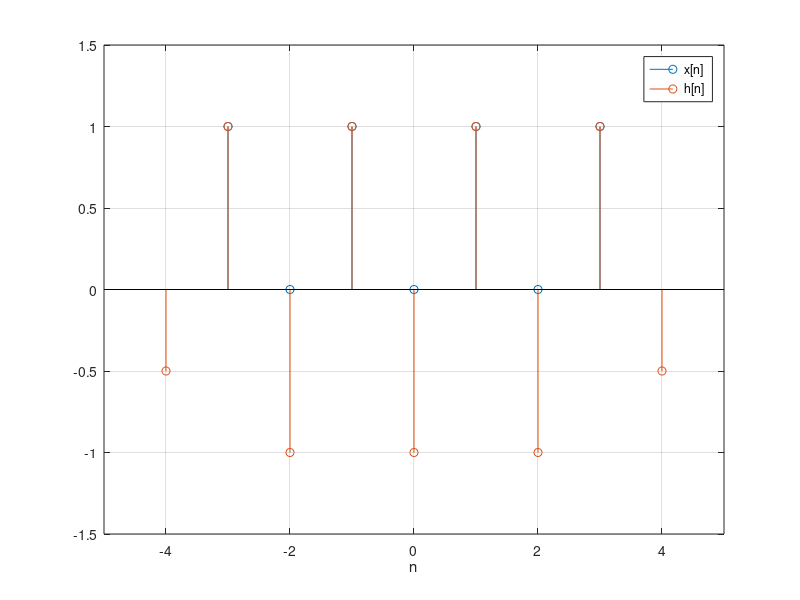
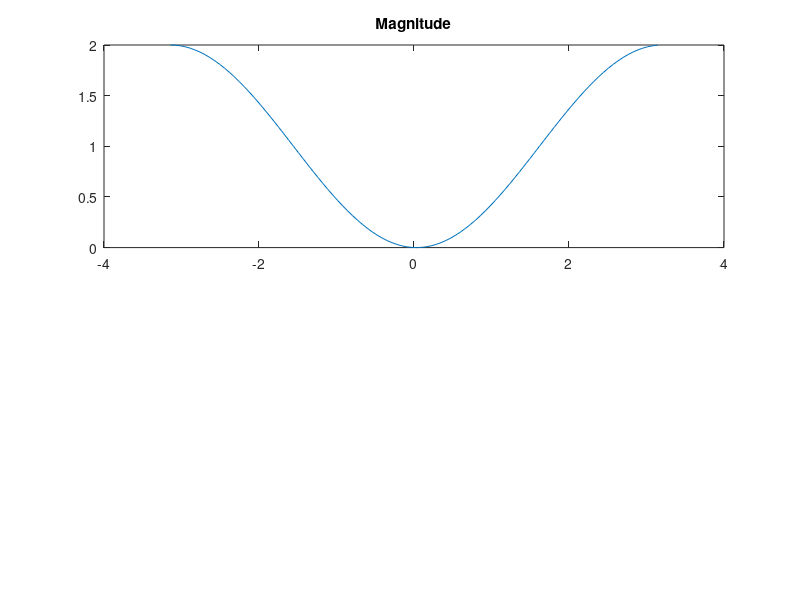

Write MATLAB code to recreate these figures, in order. (Note: this script raises an error after producing the figures.)
close all; clear all;

%% Assignment 1: Convolution
nx = [-3 -2 -1 0 1 2 3];
x = [1 0 1 0 1 0 1]; %start at n=-3, ends at n=3
h = [-0.5 1 -0.5 ];
y = conv(x,h);
ny = linspace(nx(1) - 1, length(y)+nx(1)-1-1,length(y));
stem(nx,x);
hold on;
stem(ny,y);
xlim([min([nx,ny])-1 max([nx,ny])+1]);
ylim([min([x,y])-0.5 max([x,y])+0.5]);
grid on;
legend('x[n]','h[n]');
xlabel('n');

%% Assignment 2: Fade-in and -out of convolution
%a
%the length should be equal to N + M -1

%b sample n =[1:8] have no fade-in and fade-out



%% Assignment 4: Frequency response
figure;
N = 100;
nh = [-1 0 1];
h = [0.5 1 0.5];
y = fft(h,N);
theta = -pi:2*pi/99:pi;
m = abs(y);                               % Magnitude
p = unwrap(angle(y));                     % Phase

f = (0:length(y)-1)*1/length(y);        % Frequency vector

subplot(2,1,1)
plot(theta,m)
title('Magnitude');
ax = gca;
ax.XTick = [-pi,-pi/2,0,pi/2,pi];

subplot(2,1,2)
plot(theta,p*180/pi)
title('Phase')
ax = gca;
ax.XTick = [-pi,-pi/2,0,pi/2,pi];